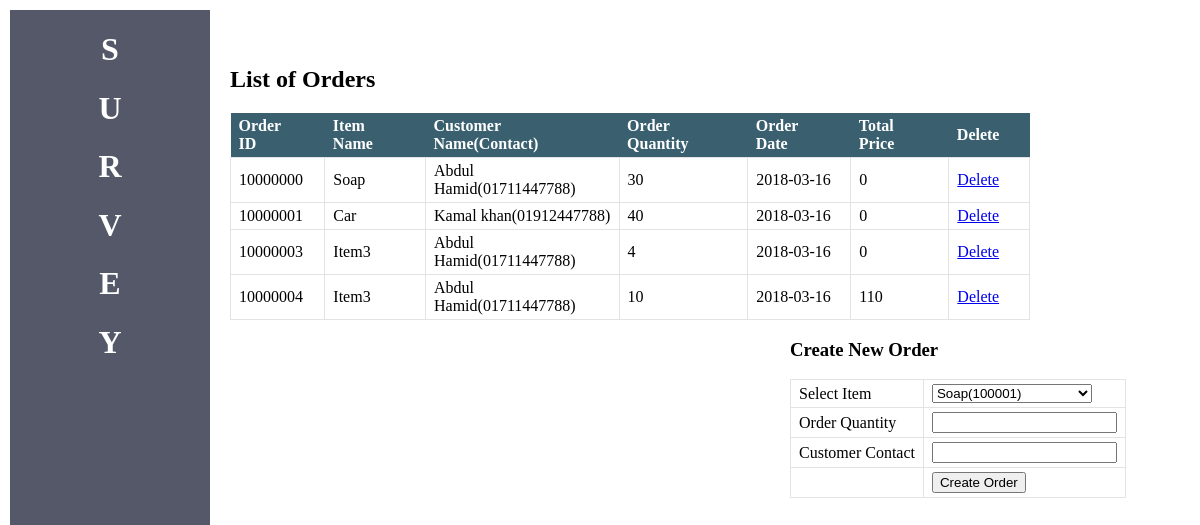
The page /manage_orders_manager.php on the database its author committed.
### tables this page shows
CREATE TABLE `orders` (
  `order_id` int(10) NOT NULL,
  `item_id` int(10) NOT NULL,
  `manager_id` int(10) NOT NULL,
  `customer_id` int(10) NOT NULL,
  `order_quantity` int(10) NOT NULL,
  `order_date` date NOT NULL,
  `total_price` double NOT NULL
);

CREATE TABLE `items` (
  `item_id` int(10) NOT NULL,
  `item_name` varchar(20) NOT NULL,
  `category_id` int(10) NOT NULL,
  `item_price` double NOT NULL,
  `item_stock` int(10) NOT NULL,
  `production_date` date NOT NULL
);

CREATE TABLE `customer` (
  `customer_id` int(10) NOT NULL,
  `customer_name` varchar(20) NOT NULL,
  `customer_contact_no` varchar(20) NOT NULL,
  `customer_email` varchar(20) NOT NULL
);

### db.php (called while the page is built, shortened)
<?php
function getJSONFromDB($sql){
	$conn = mysqli_connect("localhost", "root", "","ims");
	$result = mysqli_query($conn, $sql)or die(mysqli_error($$conn));
	$arr=array();
	while($row = mysqli_fetch_assoc($result)) {
		$arr[]=$row;
	}
	return json_encode($arr);
}
?>

### manage_orders_manager.php (the view, shortened to what this page needs)
<?php
require("db.php");
$result = getJSONFromDB("select orders.order_id, items.item_name, customer.customer_name, customer.customer_contact_no, orders.order_quantity, orders.order_date, orders.total_price from orders inner join items on orders.item_id = items.item_id INNER join customer on orders.customer_id = customer.customer_id");
$result = json_decode($result, true);
$itemCombo = getJSONFromDB("select * from items");
$itemCombo = json_decode($itemCombo, true);
?>
<!DOCTYPE html>
<html>
<head>
</head>
<body>
	<br><br>
	<div id="bd">
		<div class = "left">
			<table id="tbb">
				<h2>List of Orders</h2>
				<th>Order ID</th> <th>Item Name</th> <th> Customer Name(Contact) </th> <th>Order Quantity</th><th>Order Date</th><th>Total Price</th><th>Delete</th>
				<?php
					for($i=0;$i<sizeof($result);$i++){
						$id = $result[$i]["order_id"];
						$itemName = $result[$i]["item_name"];
						$customerName = $result[$i]["customer_name"];
						$quantity = $result[$i]["order_quantity"];
						$date = date('Y-m-d');
						$contact = $result[$i]["customer_contact_no"];
						$totalPrice = $result[$i]["total_price"];
						echo "<tr>
							<td>$id</td>
							<td>$itemName</td>
							<td>$customerName($contact)</td>
							<td>$quantity</td>
							<td>$date</td>
							<td>$totalPrice</td>
							<td><a href='manage_orders_manager.php?did=$id'>Delete</a></td>
						 </tr>";
					}
				 ?>
			</table>
		</div>
		<div class="right">
			<div>
				<form action="manage_orders_manager.php" method="POST">
					<table id="tbb">
						<h3>Create New Order</h3>
						<tr>
							<td>Select Item</td>
							<td>
								<select name="item_id">
								<?php for($i=0;$i<sizeof($itemCombo);$i++){
										$itemid = $itemCombo[$i]["item_id"];
										$itemname = $itemCombo[$i]["item_name"]; ?>
										<option value="<?php echo "$itemid"; ?>"> <?php echo "$itemname($itemid)"; ?> </option>
										<?php } ?>
								</select>
							</td>
						</tr>
						<tr>
							<td>Order Quantity</td>
							<td><input type="number" name="order_quantity"></td>
						</tr>
						<tr>
							<td>Customer Contact</td>
							<td><input type="text" name="customer_contact_no"></td>
						</tr>
						<tr>
							<td></td>
							<td> <input type="submit" name="create_new_order" value="Create Order"></td>
						</tr>
					</table>
				</form>
			</div>
		</div>
	</div>
</body>
</html>

### manage_orders_manager.php (style rules this page uses)
#bd { margin-left: 220px; }
.left { width: 800px; float: left; }
.right { width: 400px; float: right; }
#tbb { border-collapse: collapse; }
#tbb th { text-align: left; background-color: #3a6070; color: #FFF; padding: 4px 30px 4px 8px; }
#tbb td { border : 1px solid #e3e3e3; padding: 4px 8px; }

### rows shown on the page
orders: order_id "10000000", item.item_name "Soap", customer.customer_name "Abdul Hamid", customer.customer_contact_no "01711447788", order_quantity "30", total_price "0"
orders: order_id "10000001", item.item_name "Car", customer.customer_name "Kamal khan", customer.customer_contact_no "01912447788", order_quantity "40", total_price "0"
orders: order_id "10000003", item.item_name "Item3", customer.customer_name "Abdul Hamid", customer.customer_contact_no "01711447788", order_quantity "4", total_price "0"
orders: order_id "10000004", item.item_name "Item3", customer.customer_name "Abdul Hamid", customer.customer_contact_no "01711447788", order_quantity "10", total_price "110"

### other values the page prints
form field item_id "Soap(100001)"
